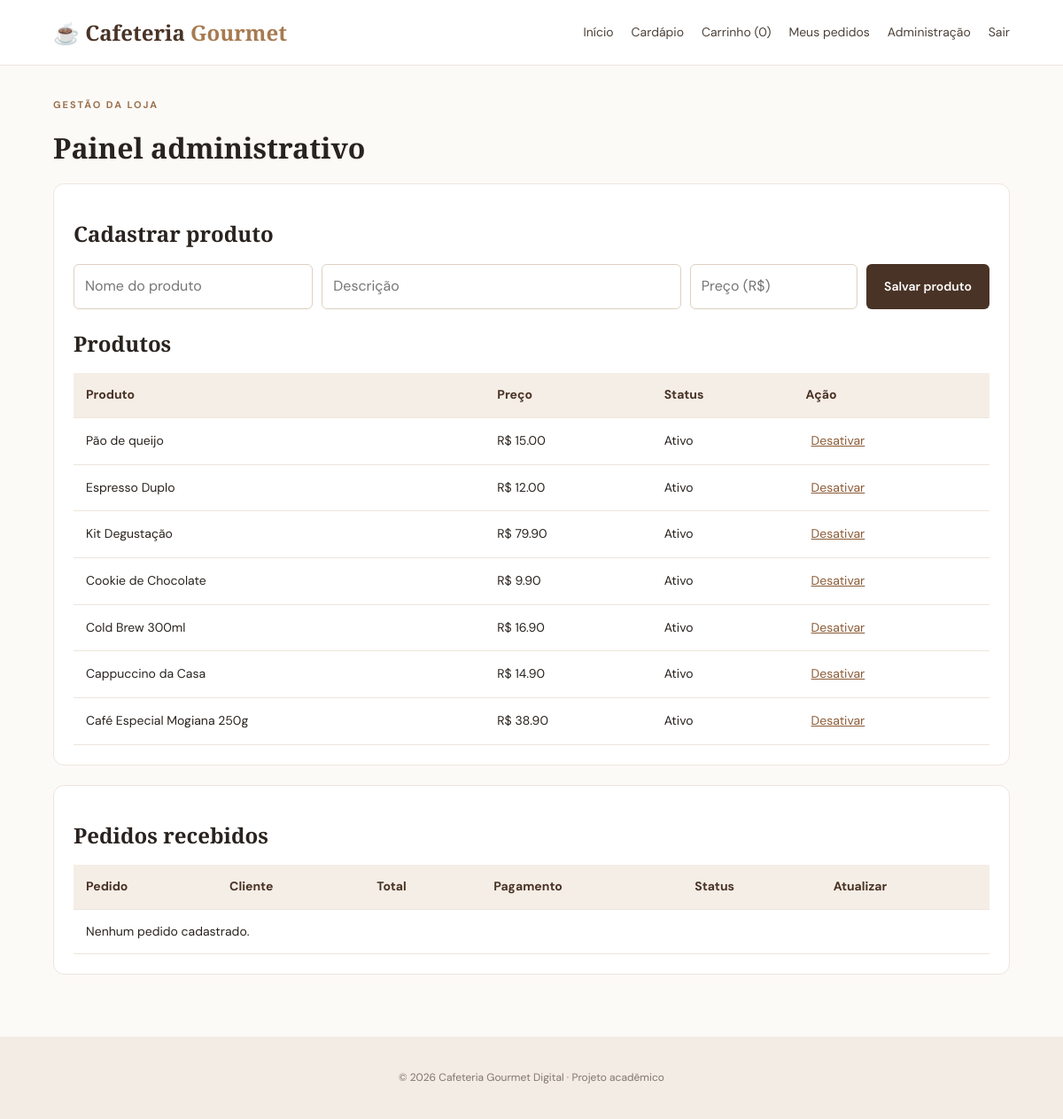
Page /admin/ (signed in) on the committed database.
### tables this page shows
CREATE TABLE products (
            id INTEGER PRIMARY KEY AUTOINCREMENT,
            name TEXT NOT NULL,
            description TEXT NOT NULL DEFAULT '',
            price_cents INTEGER NOT NULL CHECK(price_cents >= 0),
            image_url TEXT NOT NULL DEFAULT '',
            active INTEGER NOT NULL DEFAULT 1
        );

### controllers/admin_controller.py (the view)
@admin_bp.route("/")
@admin_required
def dashboard():
    db = get_db()
    products = db.execute("SELECT * FROM products ORDER BY id DESC").fetchall()
    orders = db.execute("""SELECT orders.*, users.name AS customer FROM orders
                           JOIN users ON users.id=orders.user_id ORDER BY orders.id DESC""").fetchall()
    return render_template("admin.html", products=products, orders=orders)

### app.py (called while the page is built)
@app.context_processor
def inject_cart_count():
    cart = session.get("cart", {})
    return {"cart_count": sum(int(q) for q in cart.values())}

### controllers/admin_controller.py (called while the page is built)
def admin_required(fn):
    from functools import wraps
    @wraps(fn)
    def wrapper(*args, **kwargs):
        if session.get("role") != "admin":
            abort(403)
        return fn(*args, **kwargs)
    return wrapper

### models/database.py (called while the page is built)
def get_db():
    if "db" not in g:
        db_path = current_app.config["DATABASE"]
        os.makedirs(os.path.dirname(db_path), exist_ok=True)
        g.db = sqlite3.connect(db_path)
        g.db.row_factory = sqlite3.Row
        g.db.execute("PRAGMA foreign_keys = ON")
    return g.db

### templates/admin.html
{% extends "base.html" %}{% block title %}Administração{% endblock %}
{% block content %}<p class="eyebrow">GESTÃO DA LOJA</p><h1>Painel administrativo</h1>
<section class="admin-panel"><h2>Cadastrar produto</h2><form class="inline-form" method="post" action="{{ url_for('admin.save_product') }}"><input name="name" placeholder="Nome do produto" required><input name="description" placeholder="Descrição"><input name="price" type="number" min="0" step="0.01" placeholder="Preço (R$)" required><button class="button">Salvar produto</button></form>
<h2>Produtos</h2><div class="table-wrap"><table><tr><th>Produto</th><th>Preço</th><th>Status</th><th>Ação</th></tr>{% for p in products %}<tr><td>{{ p.name }}</td><td>R$ {{ "%.2f"|format(p.price_cents/100) }}</td><td>{{ "Ativo" if p.active else "Inativo" }}</td><td><form method="post" action="{{ url_for('admin.toggle_product',product_id=p.id) }}"><button class="text-button">{{ "Desativar" if p.active else "Ativar" }}</button></form></td></tr>{% endfor %}</table></div></section>
<section class="admin-panel"><h2>Pedidos recebidos</h2><div class="table-wrap"><table><tr><th>Pedido</th><th>Cliente</th><th>Total</th><th>Pagamento</th><th>Status</th><th>Atualizar</th></tr>
{% for o in orders %}<tr><td>#{{ o.id }}</td><td>{{ o.customer }}</td><td>R$ {{ "%.2f"|format(o.total_cents/100) }}</td><td>{{ o.payment_status }}</td><td>{{ o.status }}</td><td><form method="post" action="{{ url_for('admin.update_order',order_id=o.id) }}"><select name="status">{% for s in ["Recebido","Em preparo","Enviado","Concluído","Cancelado"] %}<option {% if o.status==s %}selected{% endif %}>{{ s }}</option>{% endfor %}</select><button class="text-button">Salvar</button></form></td></tr>{% else %}<tr><td colspan="6">Nenhum pedido cadastrado.</td></tr>{% endfor %}</table></div></section>{% endblock %}

### static/css/style.css (style rules this page uses)
:root { --coffee:#493326;--coffee2:#76543e;--cream:#f7f2eb;--sand:#e8d9c8;--ink:#29231f;--muted:#766e67;--white:#fff }
* { box-sizing:border-box }
body { margin:0;background:#fcfaf7;color:var(--ink);font-family:'DM Sans',sans-serif;line-height:1.55 }
.hero h1,h1,h2 { font-family:'Playfair Display',serif;line-height:1.15 }
.eyebrow { font-size:11px;letter-spacing:2px;font-weight:700;color:#9a704d }
.button { display:inline-block;border:0;border-radius:6px;background:var(--coffee);color:white;padding:12px 20px;font:600 14px 'DM Sans';cursor:pointer }
.form-card input,.detail-card input,.inline-form input { display:block;width:100%;padding:12px;border:1px solid #ddd0c3;border-radius:6px;margin-top:6px;font:inherit }
.table-wrap { overflow-x:auto }
table { width:100%;border-collapse:collapse;background:white }
th,td { text-align:left;padding:14px;border-bottom:1px solid #eee5dc;font-size:14px }
th { background:#f5eee6;color:var(--coffee) }
.admin-panel { background:white;border:1px solid #eee5dc;border-radius:12px;padding:22px;margin:22px 0 }
.inline-form { display:grid;grid-template-columns:1fr 1.5fr .7fr auto;gap:10px;margin-bottom:25px }
.inline-form input { margin:0 }
.text-button { background:none;border:0;color:#8b5b37;text-decoration:underline;cursor:pointer;font:inherit }

### rows in the picture
products: name "Pão de queijo", p.price_cents/100 "15.00", active "Ativo", active "Desativar"
products: name "Espresso Duplo", p.price_cents/100 "12.00", active "Ativo", active "Desativar"
products: name "Kit Degustação", p.price_cents/100 "79.90", active "Ativo", active "Desativar"
products: name "Cookie de Chocolate", p.price_cents/100 "9.90", active "Ativo", active "Desativar"
products: name "Cold Brew 300ml", p.price_cents/100 "16.90", active "Ativo", active "Desativar"
products: name "Cappuccino da Casa", p.price_cents/100 "14.90", active "Ativo", active "Desativar"
products: name "Café Especial Mogiana 250g", p.price_cents/100 "38.90", active "Ativo", active "Desativar"

### other values in the picture
{{ cart_count }} "0"
